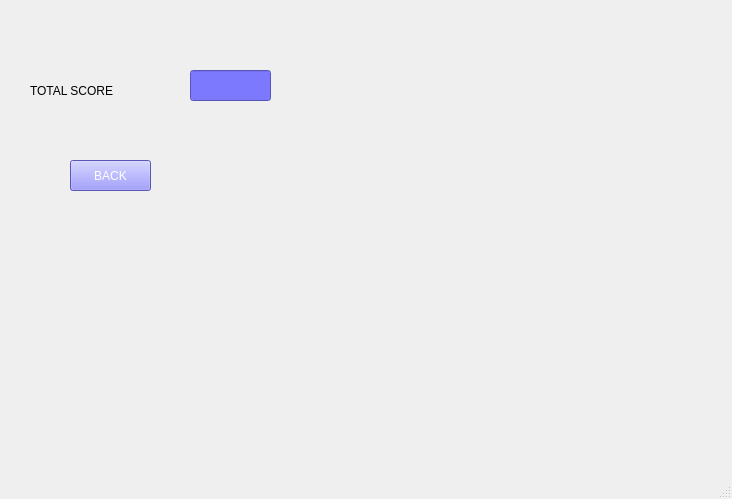
<?xml version="1.0" encoding="UTF-8"?>
<ui version="4.0">
 <class>result</class>
 <widget class="QMainWindow" name="result">
  <property name="geometry">
   <rect>
    <x>0</x>
    <y>0</y>
    <width>732</width>
    <height>499</height>
   </rect>
  </property>
  <property name="windowTitle">
   <string>MainWindow</string>
  </property>
  <widget class="QWidget" name="centralwidget">
   <widget class="QLineEdit" name="T3">
    <property name="geometry">
     <rect>
      <x>190</x>
      <y>70</y>
      <width>81</width>
      <height>31</height>
     </rect>
    </property>
    <property name="styleSheet">
     <string notr="true">background-color: rgb(125, 121, 255);
border-color: rgb(0, 85, 127);
color:rgb(255, 255, 255);
</string>
    </property>
   </widget>
   <widget class="QLabel" name="label_2">
    <property name="geometry">
     <rect>
      <x>30</x>
      <y>80</y>
      <width>261</width>
      <height>21</height>
     </rect>
    </property>
    <property name="styleSheet">
     <string notr="true">font: 12pt &quot;MS Shell Dlg 2&quot;;</string>
    </property>
    <property name="text">
     <string>TOTAL SCORE</string>
    </property>
   </widget>
   <widget class="QPushButton" name="back">
    <property name="geometry">
     <rect>
      <x>70</x>
      <y>160</y>
      <width>81</width>
      <height>31</height>
     </rect>
    </property>
    <property name="styleSheet">
     <string notr="true">background-color: rgb(125, 121, 255);
border-color: rgb(0, 85, 127);
color:rgb(255, 255, 255);</string>
    </property>
    <property name="text">
     <string>BACK</string>
    </property>
   </widget>
  </widget>
  <widget class="QMenuBar" name="menubar">
   <property name="geometry">
    <rect>
     <x>0</x>
     <y>0</y>
     <width>732</width>
     <height>18</height>
    </rect>
   </property>
  </widget>
  <widget class="QStatusBar" name="statusbar"/>
 </widget>
 <resources/>
 <connections/>
</ui>
